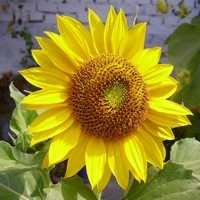
#> input picture Experiment11/input2.jpeg, 200 x 200 px
$ python Experiment11.py
#> lines starting #> are read from the running program, lines starting #| are printed output that depends on the picture; after the words box and inside, x2 and y2 are one past the last pixel; in counts of white or black regions, pixels touching at a corner belong together
# Experiment 11
# Morphological Operations: Dilation and Erosion on Binary Image

import cv2
import numpy as np
import matplotlib.pyplot as plt

# -----------------------------------
# Load Image
# -----------------------------------
image = cv2.imread("input2.jpeg", 0)
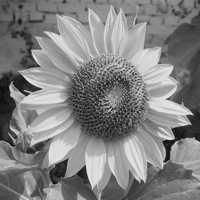
#> image: shape (200, 200); min 0, max 248, mean 129.2

if image is None:
    print("Error: Image not found.")
    exit()

# -----------------------------------
# Convert to Binary Image
# -----------------------------------
_, binary = cv2.threshold(image, 127, 255, cv2.THRESH_BINARY)
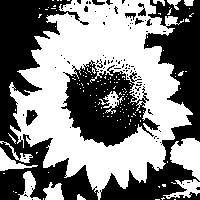
#> binary: shape (200, 200); 51.7% white; 100 black regions (90 under 20 px), largest, box (x1, y1, x2, y2) and area: (0, 0, 99, 200) 7805, (100, 0, 200, 200) 6442, (61, 60, 160, 147) 4441

# Structuring Element (Kernel)
kernel = np.ones((5,5), np.uint8)

# -----------------------------------
# Morphological Operations
# -----------------------------------

# Erosion
erosion = cv2.erode(binary, kernel, iterations=1)
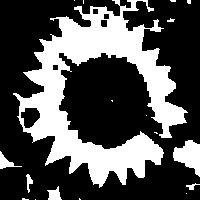
#> erosion: shape (200, 200); 32.6% white; 18 white regions (11 under 20 px), largest, box (x1, y1, x2, y2) and area: (13, 0, 188, 188) 12003, (173, 140, 200, 177) 594, (0, 151, 22, 169) 137

# Dilation
dilation = cv2.dilate(binary, kernel, iterations=1)
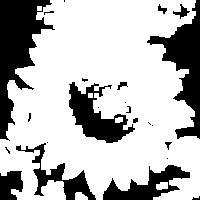
#> dilation: shape (200, 200); 72.1% white; 24 black regions (13 under 20 px), largest, box (x1, y1, x2, y2) and area: (0, 0, 55, 141) 3435, (147, 0, 200, 139) 2632, (69, 82, 135, 143) 1774

# Opening = Erosion + Dilation
opening = cv2.morphologyEx(binary, cv2.MORPH_OPEN, kernel)
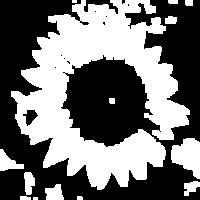
#> opening: shape (200, 200); 45% white; 14 white regions (2 under 20 px), largest, box (x1, y1, x2, y2) and area: (11, 0, 190, 190) 16062, (171, 138, 200, 179) 796, (0, 149, 24, 171) 269

# Closing = Dilation + Erosion
closing = cv2.morphologyEx(binary, cv2.MORPH_CLOSE, kernel)
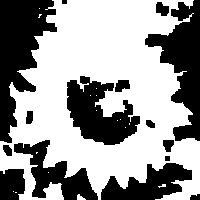
#> closing: shape (200, 200); 59.8% white; 15 black regions, largest, box (x1, y1, x2, y2) and area: (0, 0, 57, 143) 4253, (145, 0, 200, 141) 3598, (67, 76, 140, 145) 2894

# -----------------------------------
# Display Results
# -----------------------------------
plt.figure(figsize=(12,8))

plt.subplot(2,3,1)
plt.imshow(binary, cmap='gray')
plt.title("Binary Image")
plt.axis("off")

plt.subplot(2,3,2)
plt.imshow(erosion, cmap='gray')
plt.title("Erosion")
plt.axis("off")

plt.subplot(2,3,3)
plt.imshow(dilation, cmap='gray')
plt.title("Dilation")
plt.axis("off")

plt.subplot(2,3,4)
plt.imshow(opening, cmap='gray')
plt.title("Opening")
plt.axis("off")

plt.subplot(2,3,5)
plt.imshow(closing, cmap='gray')
plt.title("Closing")
plt.axis("off")

plt.tight_layout()
plt.show()

# -----------------------------------
# Explanation
# -----------------------------------
print("Erosion removes small white noise and shrinks objects.")
print("Dilation enlarges white regions and fills gaps.")
print("Opening removes noise while preserving shape.")
print("Closing fills holes and connects nearby objects.")
